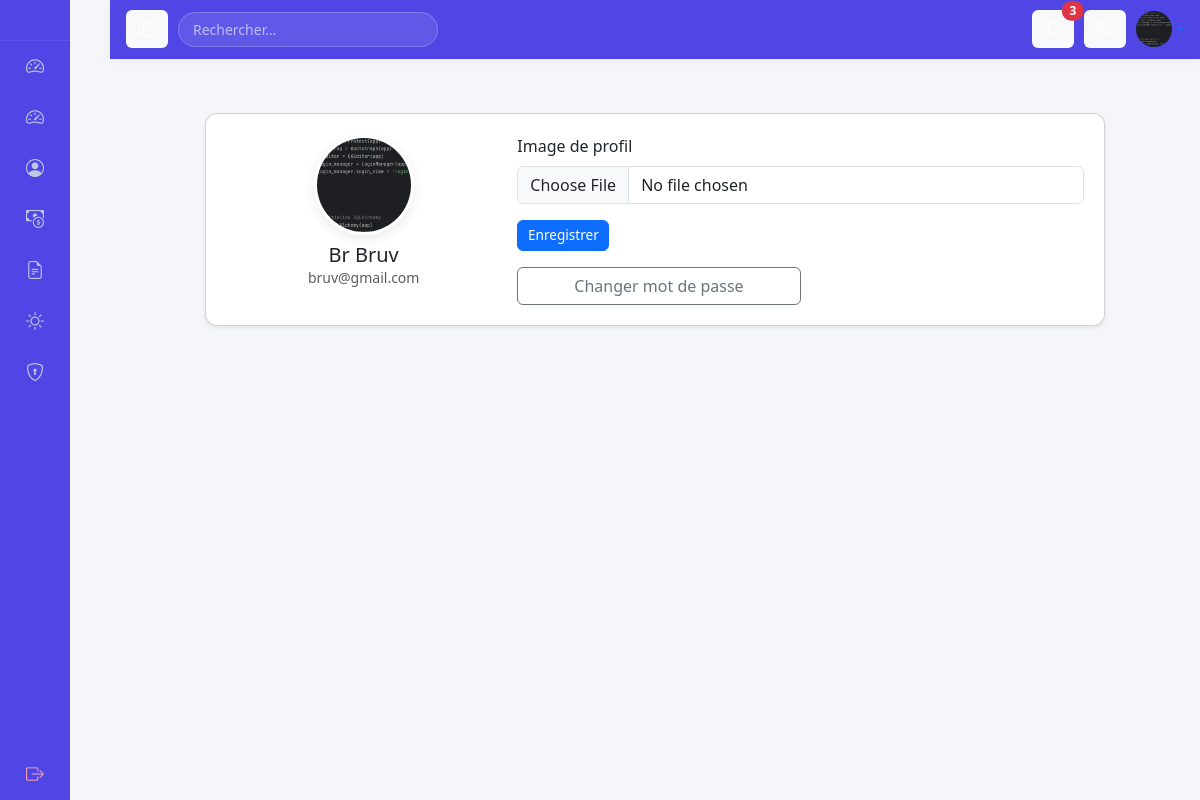
Page /user/profile (signed in) on the committed database.
### models.py (models this page shows, shortened)
class User(UserMixin, db.Model):
    id = db.Column(db.Integer, primary_key=True)
    nom = db.Column(db.String(100), nullable=False)
    prenom = db.Column(db.String(100), nullable=False)
    email = db.Column(db.String(120), unique=True, nullable=False)
    password_hash = db.Column(db.String(200), nullable=False)
    role = db.Column(db.String(20))  # admin, manager, consultant
    manager_id = db.Column(db.Integer, db.ForeignKey('user.id'))
    manager = db.relationship('User', remote_side=[id])
    project_id = db.Column(db.Integer, db.ForeignKey('project.id'))
    project = db.relationship('Project')
    must_change_password = db.Column(db.Boolean, default=True)
    profile_image = db.Column(db.String(255), default=None)  # chemin vers l'image de profil

### routes/user.py (the view, shortened to what this page needs)
@user_bp.route('/profile', methods=['GET', 'POST'])
@login_required
def user_profile():
    if current_user.role == 'admin':
        abort(403)
    return render_template('page_utilisateur.html')

### app.py (called while the page is built)
@login_manager.user_loader
def load_user(user_id):
    return User.query.get(int(user_id))

### templates/page_utilisateur.html (shortened to what this page needs)
{% extends "base.html" %}
{% block content %}
<div class="container mt-4">
  <div class="card shadow-sm profile-card">
    <div class="card-body">
      <div class="row g-3 align-items-center">
        <div class="col-md-4 text-center">
          <img src="{{ url_for('static', filename='profile_images/' + (current_user.profile_image or 'default.png')) }}"
               class="profile-img mb-2" alt="Profile image">
          <h5 class="mb-0">{{ current_user.prenom }} {{ current_user.nom }}</h5>
          <p class="text-muted small">{{ current_user.email }}</p>
        </div>
        <div class="col-md-8">
          <form action="{{ url_for('user.user_profile') }}" method="post" enctype="multipart/form-data">
            <div class="mb-3">
              <label for="profile_image" class="form-label">Image de profil</label>
              <input class="form-control" type="file" id="profile_image" name="profile_image" accept="image/*">
            </div>
            <button type="submit" class="btn btn-primary btn-compact">Enregistrer</button>
          </form>
          <div class="col-md-6">
            <a href="/user/change-password" class="btn btn-outline-secondary w-100 mt-3">Changer mot de passe</a>
          </div>
        </div>
      </div>
    </div>
  </div>
</div>
{% endblock %}

### templates/base.html (shortened to what this page needs)
<!DOCTYPE html>
<html lang="fr">
<head>
    <link href="https://cdn.jsdelivr.net/npm/bootstrap@5.3.2/dist/css/bootstrap.min.css" rel="stylesheet">
    <link href="https://cdn.jsdelivr.net/npm/bootstrap-icons/font/bootstrap-icons.css" rel="stylesheet">
    <link rel="stylesheet" href="{{ url_for('static', filename='style.css') }}">
</head>
<body class="dashboard-body">
<div class="dashboard">
{% if current_user.is_authenticated %}
<ul class="sidebar-menu">
    <li class="sidebar-brand">
    </li>
    <li>
        <a href="{{ url_for('user.user_dashboard') }}"
           class="{% if request.path.startswith('/dashboard') %}active{% endif %}">
            <i class="bi bi-speedometer2"></i>
        </a>
    </li>
    {% if current_user.role == 'admin' %}
    <li class="menu-title">Administration</li>
    <li>
        <a href="{{ url_for('admin.dashboard') }}">
            <i class="bi bi-grid"></i>
            <span>Admin Dashboard</span>
        </a>
    </li>
    <li>
        <a href="{{ url_for('admin.manage_users') }}">
            <i class="bi bi-people"></i>
            <span>Utilisateurs</span>
        </a>
    </li>
    <li>
        <a href="{{ url_for('admin.create_user') }}">
            <i class="bi bi-person-plus"></i>
            <span>Créer utilisateur</span>
        </a>
    </li>
    <li>
        <a href="{{ url_for('admin.manage_vacations') }}">
            <i class="bi bi-calendar-event"></i>
            <span>Congés</span>
        </a>
    </li>
    <li>
        <a href="/admin/approvals">
            <i class="bi bi-check2-square"></i>
            <span>Validations</span>
        </a>
    </li>
    <li>
        <a href="/admin/exports">
            <i class="bi bi-file-earmark-excel"></i>
            <span>Exports</span>
        </a>
    </li>
    {% else %}
    <li>
        <a href="{{ url_for('user.user_dashboard') }}">
            <i class="bi bi-speedometer2"></i>
        </a>
    </li>
    <li>
        <a href="{{ url_for('user.user_profile') }}">
            <i class="bi bi-person-circle"></i>
        </a>
    </li>
    <li>
        <a href="{{ url_for('user.user_payroll') }}">
            <i class="bi bi-cash-coin"></i>
        </a>
    </li>
    <li>
        <a href="{{ url_for('user.user_payslips') }}">
            <i class="bi bi-file-earmark-text"></i>
        </a>
    </li>
    <li>
        <a href="{{ url_for('user.user_vacation') }}">
            <i class="bi bi-sun"></i>
        </a>
    </li>
    {% endif %}
    <li>
        <a href="{{ url_for('user.change_password') }}">
            <i class="bi bi-shield-lock"></i>
        </a>
    </li>
    <li class="logout">
        <a href="{{ url_for('auth.logout') }}">
            <i class="bi bi-box-arrow-right"></i>
        </a>
    </li>
</ul>
{% endif %}
<div class="main">
     {% if current_user.is_authenticated %}
    <header class="topbar">
        <button class="btn btn-light d-none d-lg-inline" id="collapseSidebar" title="Réduire le menu">
            <i class="bi bi-layout-sidebar"></i>
        </button>
        <input class="search d-none d-md-block" type="text" placeholder="Rechercher…">
        <div class="topbar-actions">
            <button class="btn btn-light position-relative" title="Notifications">
                <i class="bi bi-bell"></i>
                <span class="position-absolute top-0 start-100 translate-middle badge rounded-pill bg-danger">
                    3
                </span>
            </button>
            <button class="btn btn-light" id="darkModeToggle" title="Mode sombre">
                <i class="bi bi-moon"></i>
            </button>
            <div class="dropdown">
                <a class="d-flex align-items-center text-decoration-none dropdown-toggle" href="#" data-bs-toggle="dropdown">
                    <img src="{{ url_for('static', filename='profile_images/' + (current_user.profile_image or 'default.png')) }}"
                         class="rounded-circle" width="36" height="36">
                </a>
            </div>
        </div>
    </header>
    {% endif %}
    <main class="content">
        {% block content %}{% endblock %}
    </main>
</div>
</div>
</body>
</html>

### static/style.css (style rules this page uses)
body { font-family: Arial, sans-serif; background-color: #f5f6fa; margin: 0; padding: 0; }
header { background-color: #2c3e50; color: white; padding: 15px 30px; }
main { padding: 30px; }
button { background-color: #4f46e5; color: white; border: none; padding: 10px 25px; font-size: 16px; cursor: pointer; border-radius: 4px; }
.dashboard-body { background: #f4f6fb; font-family: "Inter", Arial, sans-serif; }
.dashboard { display: flex; height: 100vh; }
.sidebar-menu { list-style: none; padding: 0; margin: 0; width: 240px; min-width: 240px; max-width: 240px; background: #4f46e5; color: white; display: flex; flex-direction: column; transition: width 0.3s ease, max-width 0.3s ease, min-width 0.3s ease; }
.sidebar-menu li a { display: flex; align-items: center; gap: 12px; font-size: 15px; padding: 14px 20px; color: white; text-decoration: none; opacity: 0.9; white-space: nowrap; }
.sidebar-menu .logout { margin-top: auto; }
.sidebar-menu.collapsed { width: 70px; max-width: 70px; min-width: 70px; }
.sidebar-menu.collapsed li a { justify-content: center; gap: 0; }
.sidebar-menu.collapsed a { justify-content: center; }
.main { flex: 1; display: flex; flex-direction: column; transition: margin-left 0.3s ease; }
.topbar { background: white; padding: 12px 20px; display: flex; align-items: center; gap: 10px; box-shadow: 0 2px 8px rgba(0,0,0,0.05); }
.topbar-actions { margin-left: auto; display: flex; align-items: center; gap: 10px; }
.search { width: 300px; padding: 8px 12px; border-radius: 8px; border: 1px solid #ddd; }
.content { padding: 30px; overflow-y: auto; }
* { transition: background-color 0.2s ease, color 0.2s ease, padding 0.2s ease; }
.sidebar-menu { width: 240px; min-width: 240px; max-width: 240px; transition: width 0.3s ease; }
.sidebar-menu.collapsed { width: 70px; }
.sidebar-menu a { display: flex; align-items: center; gap: 12px; transition: all 0.3s ease; }
.profile-card { max-width: 900px; margin: 0 auto; border-radius: 12px; }
.profile-img { width: 100px; height: 100px; object-fit: cover; border-radius: 50%; border: 3px solid #fff; box-shadow: 0 4px 12px rgba(0,0,0,0.08); }
.profile-card .btn-compact { padding: .28rem .6rem; font-size: .85rem; border-radius: .375rem; }
.profile-card .card-body { padding: 1.25rem; }
.dashboard-body { background: #f4f6f9; margin: 0; font-family: "Segoe UI", system-ui, -apple-system, sans-serif; }
.sidebar-brand { padding: 20px; font-size: 18px; font-weight: 700; color: #fff; border-bottom: 1px solid rgba(255,255,255,0.08); }
.sidebar-menu { list-style: none; padding: 0; margin: 0; }
.sidebar-menu li { width: 100%; }
.sidebar-menu li a { display: flex; align-items: center; gap: 12px; padding: 12px 20px; color: #cbd5e1; text-decoration: none; font-size: 14px; transition: 0.2s; }
.sidebar-menu li i { font-size: 18px; }
.sidebar-menu .logout a { color: #fca5a5; }
.main { margin-left: 40px; transition: all 0.3s ease; }
.topbar { background: #4f46e5; border-bottom: 1px solid #4f46e5; padding: 10px 16px; display: flex; align-items: center; justify-content: space-between; }
.topbar .search { width: 260px; border-radius: 20px; border: 1px solid rgba(255,255,255,0.2); padding: 6px 14px; font-size: 14px; background: rgba(255,255,255,0.1); color: white; }
.topbar .search::placeholder { color: rgba(255,255,255,0.6); }
.topbar-actions { display: flex; align-items: center; gap: 10px; }
.topbar .btn { color: white; border-color: rgba(255,255,255,0.2); }

### rows in the picture
User: profile_image (picture), prenom "Br", nom "Bruv", email "bruv@gmail.com"
